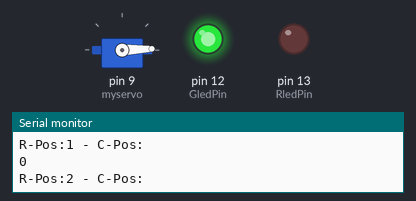
The sketch below on a simulated Arduino Uno, built with avr-gcc and run on an emulated ATmega328P. Shown: servo, output pins drawn as LEDs (lit = HIGH), the last lines printed to the serial monitor.

Above: at 0.05 s.
At 0.9 s:
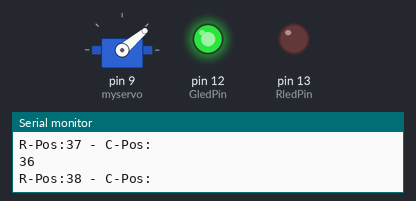
At 1.8 s:
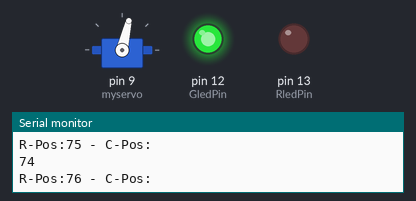
At 3.55 s:
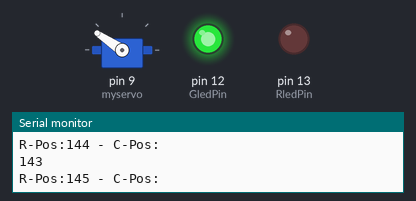
At 5.3 s:
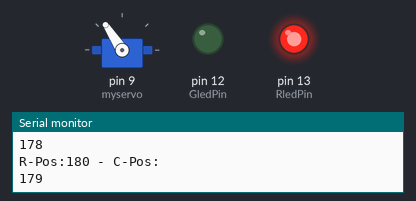
At 7.1 s:
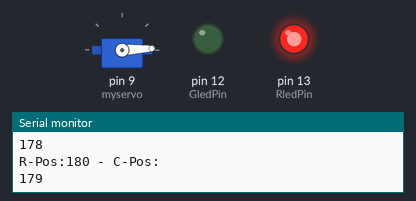
Timing chart, 0 to 9.3 s (numbered marks = the images above):
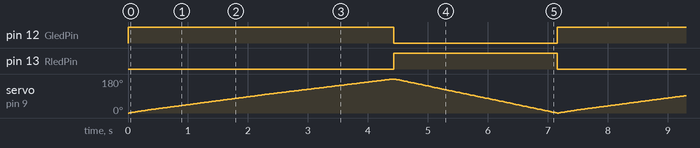

The sketch:

Basic_Servo_Test.ino
```cpp
// Servo movement library
// 10-4-2025 to 10-6-2025
// Sebastian Van Deren
// Gavilan GEAR CLUB
// Robotic Arm Project - Basic Servo Control

#include <Servo.h>

Servo myservo;  // create servo object to control a servo when attached pins 9 and 10 will be unavaliable
// twelve servo objects can be created on most boards

int pos = 0;    // variable to store the servo position
const int buttonPin = 8;
const int RledPin = 13;
const int GledPin = 12;
int switchState = 1;


void setup() {
  Serial.begin(9600);
  myservo.attach(9);  // attaches the servo on pin 9 to the servo object
  //servo.attach(pin, min, max)
  pinMode(buttonPin, INPUT);
  pinMode(GledPin, OUTPUT);
  pinMode(RledPin, OUTPUT);
}

void loop() {
  /*int buttonState = digitalRead(buttonPin);
  if (buttonState == HIGH) {
    if (switchState == 1)
      switchState = 0; // update the state
    else
      switchState = 1; // update the state
  }
  if (switchState == 1){ */
    for (pos = 0; pos <= 180; pos += 1) { // goes from 0 degrees to 180 degrees in steps of 1 degree

      digitalWrite(RledPin, LOW);
      digitalWrite(GledPin, HIGH);
      Serial.print("R-Pos:");
      Serial.print(pos);
      Serial.print(" - ");
      Serial.println("C-Pos:");
      Serial.println(myservo.read());
      myservo.write(pos);              // tell servo to go to position in variable 'pos'
      delay(20);                       // waits 15ms for the servo to reach the position
    }
    for (pos = 180; pos >= 0; pos -= 1) { // goes from 180 degrees to 0 degrees
      digitalWrite(RledPin, HIGH);
      digitalWrite(GledPin, LOW);
      myservo.write(pos);              // tell servo to go to position in variable 'pos'
      delay(15);                       // waits 15ms for the servo to reach the position
    }
  /*}
  else {
    digitalWrite(RledPin, LOW);
    digitalWrite(GledPin, LOW);
  }*/
}

//myservo.writeMicroseconds(1500);
//servo.read()
```

Measured:
- by itself, pin 12 (GledPin): alternates HIGH for 4.4 s and LOW for 2.7 s
- by itself, pin 13 (RledPin): alternates HIGH for 2.7 s and LOW for 4.4 s
